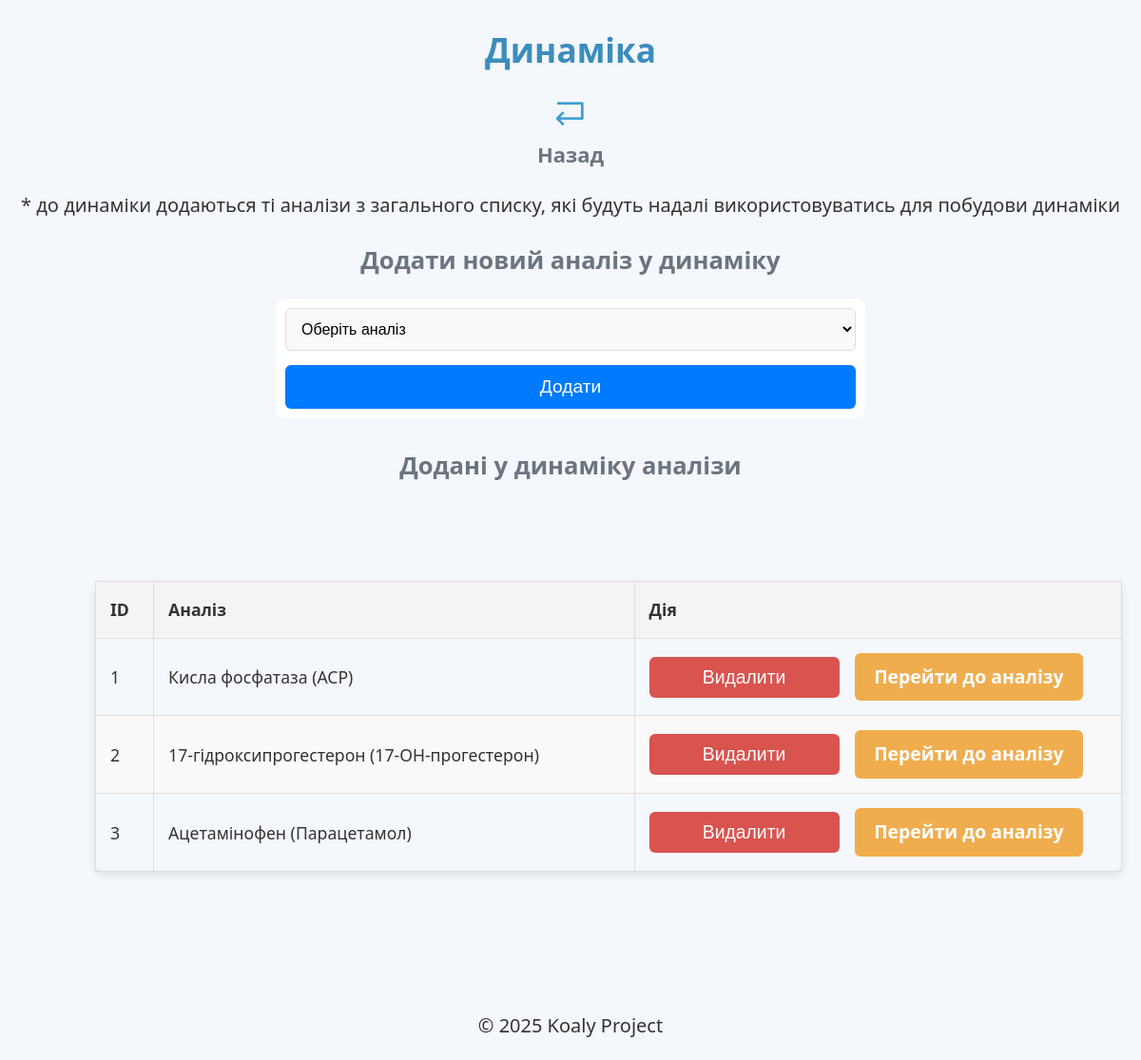
Page /dynamic on the committed database.
### db/database.py (models this page shows)
class Dynamic(Base):
    __tablename__ = "dynamic"
    id = Column(Integer, primary_key=True, index=True)
    analysis_id = Column(Integer, ForeignKey("standard_names.id"), nullable=False, unique=True)
    analysis = relationship("StandardName")
    __table_args__ = (
        UniqueConstraint("analysis_id", name="unique_dynamic_analysis_constraint"),
    )

class StandardName(Base):
    __tablename__ = "standard_names"
    id = Column(Integer, primary_key=True, index=True)
    name = Column(String, unique=True, nullable=False)
    standard_unit_id = Column(Integer, ForeignKey("units.id"), nullable=True)
    units = relationship("Unit", back_populates="standard_name", foreign_keys="[Unit.standard_name_id]")
    unit_conversions = relationship("UnitConversion", back_populates="standard_name",
                                    foreign_keys="[UnitConversion.standard_name_id]")
    synonyms = relationship("AnalysisSynonym", back_populates="standard_name")

### ui/routes/dynamic_router.py (the view)
@router.get("/dynamic", response_class=HTMLResponse)
async def get_all_dynamics(request: Request, db: Session = Depends(get_db)):
    dynamics = get_all_dynamic_entries(db)
    existing_analysis_ids = {entry.analysis_id for entry in dynamics}
    all_analysis = get_analysis(db)
    filtered_analysis = [a for a in all_analysis if a["id"] not in existing_analysis_ids]
    return templates.TemplateResponse("dynamic.html", {
        "request": request,
        "dynamic": dynamics,
        "analysis_list": filtered_analysis
    })

### ui/templates/dynamic.html (shortened to what this page needs)
{% extends "base.html" %}
{% block header %}Динаміка{% endblock %}
{% block content %}
    <p align="center">
        <a href="/">
            <img src="/static/images/back.png" width="3%"><br>Назад
        </a>
    </p>
<p align="center">* до динаміки додаються ті аналізи з загального списку, які будуть надалі використовуватись для побудови динаміки
    <h2>Додати новий аналіз у динаміку</h2>
    <form action="/add_dynamic" method="post">
        <select name="analysis_id" required>
            <option value="" disabled selected>Оберіть аналіз</option>
        </select>
        <button type="submit">Додати</button>
    </form>
    <section>
        <h2>Додані у динаміку аналізи</h2>
        <table border="1">
            <thead>
                <tr>
                    <th>ID</th>
                    <th>Аналіз</th>
                    <th>Дія</th>
                </tr>
            </thead>
            <tbody>
                {% for entry in dynamic %}
                <tr>
                    <td>{{ entry.id }}</td>
                    <td>{{ entry.analysis.name }}</td>
                    <td>
                        <form action="/delete_dynamic" method="post" class="form-delete">
                            <button type="submit" class="btn-delete">Видалити</button>
                            <a href="/analysis/{{ entry.analysis_id }}" class="btn-edit">Перейти до аналізу</a>
                        </form>
                    </td>
                </tr>
                {% endfor %}
            </tbody>
        </table>
    </section>
{% endblock %}

### ui/static/css/styles.css (style rules this page uses)
body { font-family: 'Segoe UI', Tahoma, Geneva, Verdana, sans-serif; margin: 0; padding: 0; background-color: #f4f7fc; color: #333; line-height: 1.6; }
h1, h2 { font-family: 'Segoe UI', Tahoma, Geneva, Verdana, sans-serif; margin-bottom: 20px; text-align: center; }
h2 { color: #6c757d; font-size: 1.6em; }
a { color: #007bff; text-decoration: none; font-weight: bold; transition: color 0.3s ease, transform 0.2s ease; }
p { font-size: 20px; }
p a { color: #6c757d; font-size: 1.1em; }
form { background-color: #fff; padding: 10px; border-radius: 10px; margin-bottom: 30px; width: 100%; max-width: 600px; margin-left: auto; margin-right: auto; }
.form-delete { background-color: transparent; padding: 0; border-radius: 0; margin: 0; width: auto; max-width: none; }
form input[type="text"], form select, form textarea { width: 100%; padding: 12px; margin-bottom: 15px; border: 1px solid #ddd; border-radius: 6px; font-size: 1em; background-color: #f9f9f9; box-sizing: border-box; transition: border-color 0.3s ease; }
form input[type="number"], form select, form textarea { width: 100%; padding: 12px; margin-bottom: 15px; border: 1px solid #ddd; border-radius: 6px; font-size: 1em; background-color: #f9f9f9; box-sizing: border-box; transition: border-color 0.3s ease; }
form button { width: 100%; padding: 12px; background-color: #007bff; color: white; border: none; border-radius: 6px; cursor: pointer; font-size: 1.2em; transition: background-color 0.3s ease, transform 0.2s ease; }
table { width: 90%; align:center; margin: 100px; border-collapse: collapse; margin: 20px background-color: #fff; border-radius: 10px; box-shadow: 0 4px 10px rgba(0, 0, 0, 0.1); }
table th, table td { border: 1px solid #ddd; padding: 15px; text-align: left; font-size: 1.1em; }
table th { background-color: #f4f4f4; color: #333; }
table tr:nth-child(even) { background-color: #f9f9f9; }
button, .btn-delete, .btn-edit { padding: 10px 20px; cursor: pointer; border-radius: 6px; font-size: 1.1em; transition: background-color 0.3s ease, transform 0.2s ease; display: inline-block; margin-right: 12px; }
.btn-delete { background-color: #d9534f; color: white; border: none; max-width: 200px; }
.btn-edit { background-color: #f0ad4e; color: white; border: none; border: none; max-width: 200px; }
h1, h2 { text-align: center; }

### rows in the picture
Dynamic: id "1", analysis.name "Кисла фосфатаза (ACP)"
Dynamic: id "2", analysis.name "17-гідроксипрогестерон (17-ОН-прогестерон)"
Dynamic: id "3", analysis.name "Ацетамінофен (Парацетамол)"
